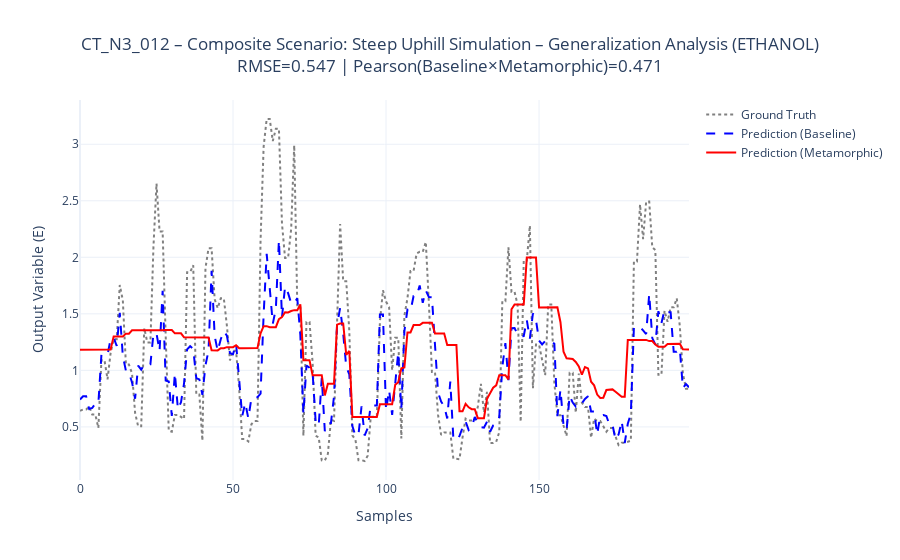
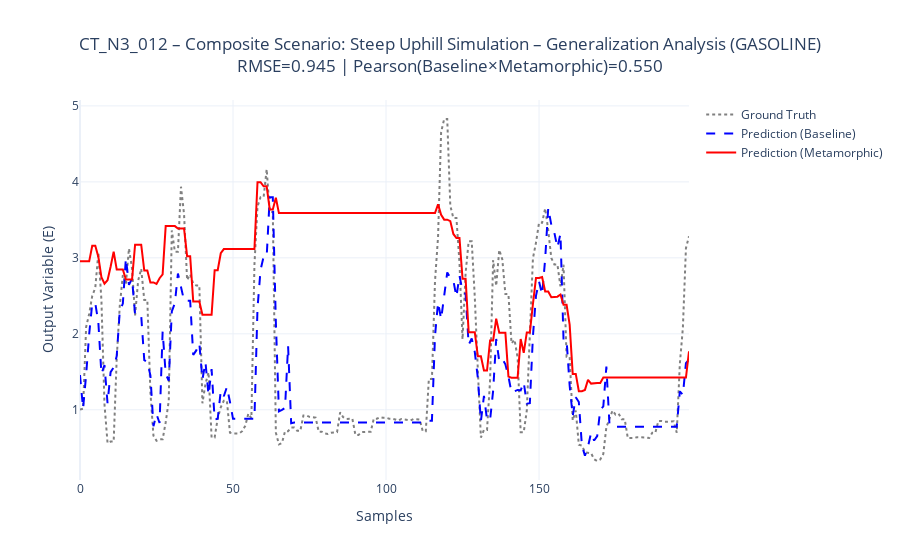
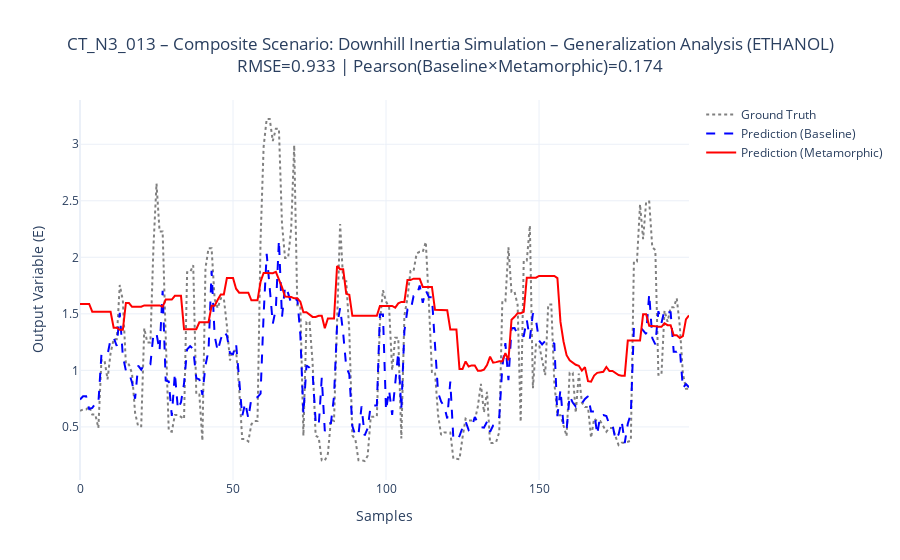
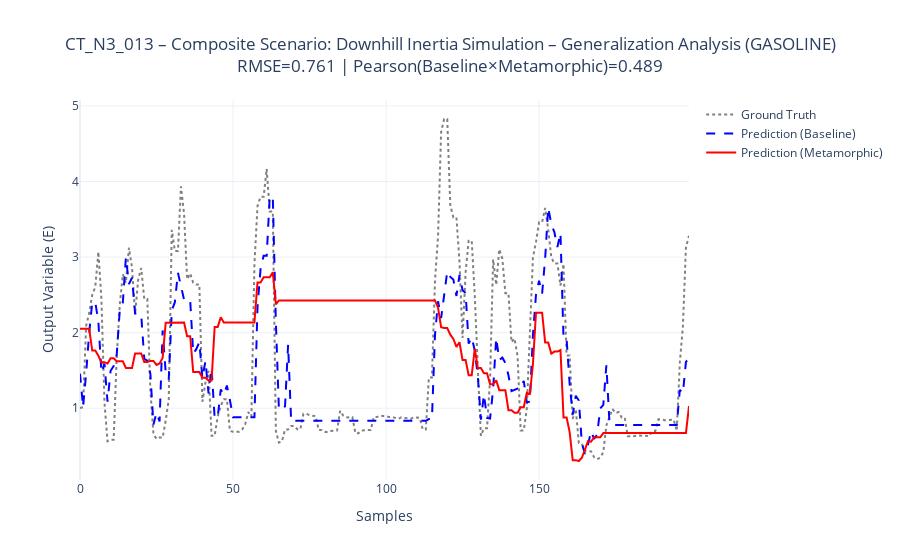

Write notebook code for charts like these, in order.
### Code cell
# ==============================================================================
# NOTEBOOK DE TESTES METAMÓRFICOS - NÍVEL 3: ANÁLISE DE GENERALIZAÇÃO
# ==============================================================================
# Objetivo: Avaliar a capacidade do modelo de fornecer saídas coerentes e
# fisicamente plausíveis sob condições dinâmicas e sequências de eventos complexos.
# ------------------------------------------------------------------------------

# 📦 Imports
import pandas as pd
import numpy as np
import joblib
import plotly.graph_objects as go
from sklearn.metrics import mean_squared_error
from scipy.stats import pearsonr
from pathlib import Path
from IPython.display import display

# ------------------------------------------------------------------------------
# 📁 ETAPA 1: SETUP DO AMBIENTE DE TESTE
# ------------------------------------------------------------------------------

try:
    ethanol_path = Path(r"C:/Users/Paulo Eduardo/Documents/Dissertação/ModelosML/Conect2ai/MDPI2023-pollution/data/[Etanol] Trajeto Casa-Escola-UFRN/trackLog-2023-Feb-13_06-38-49_seg.csv")
    gasoline_path = Path(r"C:/Users/Paulo Eduardo/Documents/Dissertação/ModelosML/Conect2ai/MDPI2023-pollution/data/[Gasolina] Trajeto Casa-Escola-UFRN/trackLog-2022-Dec-01_06-43-57_qui.csv")
    df_ethanol = pd.read_csv(ethanol_path)
    df_gasoline = pd.read_csv(gasoline_path)
    print("Arquivos de dados carregados com sucesso.")
except FileNotFoundError as e:
    print(f"ERRO: Arquivos de dados não encontrados. {e}")
    raise

def preparar_dados(df):
    df_copy = df.copy()
    df_copy.columns = df_copy.columns.str.strip()
    col_map = {
        'Speed (OBD)(km/h)': 'Speed(OBD)(km/h)',
        'Latitude ': 'Latitude',
        'Longitude ': 'Longitude'
    }
    df_copy.rename(columns={k: v for k, v in col_map.items() if k in df_copy.columns}, inplace=True)

    if "Speed(OBD)(km/h)" in df_copy.columns:
        speeds = df_copy["Speed(OBD)(km/h)"].fillna(0).values * 1000 / 3600
        df_copy["Acceleration"] = np.diff(speeds, prepend=speeds[0])

    return df_copy

df_ethanol = preparar_dados(df_ethanol)
df_gasoline = preparar_dados(df_gasoline)

# ------------------------------------------------------------------------------
# 🤖 Carregar modelos
# ------------------------------------------------------------------------------

try:
    modelos = {
        "ethanol": {
            "afr": joblib.load(Path(r"C:/Users/Paulo Eduardo/Documents/Dissertação/ModelosML/Conect2ai/MDPI2023-pollution/models/LGBMRegressor_ethanol_afr.pkl")),
            "maf": joblib.load(Path(r"C:/Users/Paulo Eduardo/Documents/Dissertação/ModelosML/Conect2ai/MDPI2023-pollution/models/XGBRegressor_ethanol_maf.pkl"))
        },
        "gasoline": {
            "afr": joblib.load(Path(r"C:/Users/Paulo Eduardo/Documents/Dissertação/ModelosML/Conect2ai/MDPI2023-pollution/models/LGBMRegressor_gasoline_afr.pkl")),
            "maf": joblib.load(Path(r"C:/Users/Paulo Eduardo/Documents/Dissertação/ModelosML/Conect2ai/MDPI2023-pollution/models/XGBRegressor_gasoline_maf.pkl"))
        }
    }
    print("Modelos de IA carregados com sucesso.")
except FileNotFoundError as e:
    print(f"ERRO: Arquivos de modelo não encontrados. {e}")
    raise

# ------------------------------------------------------------------------------
# 🔧 ETAPA 2: FUNÇÕES DE SUPORTE
# ------------------------------------------------------------------------------

def compute_co2(afr, maf, fuel_type):
    afr = np.array(afr)
    maf = np.array(maf)
    carbon_fraction = {"ethanol": 0.5217, "gasoline": 0.8571}
    c_fraction = carbon_fraction.get(fuel_type)
    fuel_rate = np.divide(maf, afr, out=np.zeros_like(maf, dtype=float), where=afr != 0)
    return fuel_rate * c_fraction * (44.0 / 12.0)

def encontrar_coluna(df, alternativas):
    df.columns = df.columns.str.strip()
    for alt in alternativas:
        if alt in df.columns:
            return df[alt]
    return None

def pearson_safe(x, y):
    x = np.asarray(x)
    y = np.asarray(y)
    mask = ~np.isnan(x) & ~np.isnan(y)
    if mask.sum() < 2:
        return np.nan
    try:
        return pearsonr(x[mask], y[mask])[0]
    except Exception:
        return np.nan

# ------------------------------------------------------------------------------
# 🔬 FUNÇÃO PRINCIPAL (COM PEARSON)
# ------------------------------------------------------------------------------

def executar_teste_plotly(
    df_original,
    df_modificado,
    modelo_afr,
    modelo_maf,
    fuel,
    nome_mr,
    co2_real=None
):
    features = ["Latitude", "Longitude", "Speed(OBD)(km/h)", "Acceleration"]

    for f in features:
        if f not in df_original.columns:
            df_original[f] = 0
        if f not in df_modificado.columns:
            df_modificado[f] = 0

    # ------------------------------------------------------------------
    # Predictions
    # ------------------------------------------------------------------
    co2_baseline = compute_co2(
        modelo_afr.predict(df_original[features]),
        modelo_maf.predict(df_original[features]),
        fuel
    )

    co2_metamorphic = compute_co2(
        modelo_afr.predict(df_modificado[features]),
        modelo_maf.predict(df_modificado[features]),
        fuel
    )

    # ------------------------------------------------------------------
    # Metrics
    # ------------------------------------------------------------------
    rmse = mean_squared_error(co2_baseline, co2_metamorphic, squared=False)
    pearson_baseline = pearson_safe(co2_baseline, co2_metamorphic)
    pearson_gt = (
        pearson_safe(co2_real, co2_metamorphic)
        if co2_real is not None else np.nan
    )

    # ------------------------------------------------------------------
    # Log
    # ------------------------------------------------------------------
    print("\n" + "=" * 80)
    print(f"🔁 {nome_mr} ({fuel.upper()})")
    print("Metamorphic Test – Level 3 (Generalization)")
    print(f"RMSE Baseline × Metamorphic = {rmse:.4f}")
    print(f"Pearson Baseline × Metamorphic = {pearson_baseline:.3f}")
    print(f"Pearson Ground Truth × Metamorphic = {pearson_gt:.3f}")
    print("=" * 80)

    # ------------------------------------------------------------------
    # Table (inspection)
    # ------------------------------------------------------------------
    tabela = pd.concat(
        [
            df_original[features].iloc[:10].add_suffix("_Baseline"),
            pd.DataFrame({"→": ["→"] * 10}),
            df_modificado[features].iloc[:10].add_suffix("_Metamorphic"),
            pd.DataFrame({
                "CO2_GroundTruth": co2_real[:10] if co2_real is not None else "N/A",
                "CO2_Pred_Baseline": co2_baseline[:10],
                "CO2_Pred_Metamorphic": co2_metamorphic[:10]
            })
        ],
        axis=1
    ).fillna("N/A")

    display(
        tabela.style.set_caption(
            f"Data comparison – {nome_mr} ({fuel.upper()})"
        )
    )

    # ------------------------------------------------------------------
    # Plot
    # ------------------------------------------------------------------
    fig = go.Figure()

    if co2_real is not None:
        fig.add_trace(go.Scatter(
            y=co2_real[:200],
            name="Ground Truth",
            line=dict(dash="dot", color="gray")
        ))

    fig.add_trace(go.Scatter(
        y=co2_baseline[:200],
        name="Prediction (Baseline)",
        line=dict(dash="dash", color="blue")
    ))

    fig.add_trace(go.Scatter(
        y=co2_metamorphic[:200],
        name="Prediction (Metamorphic)",
        line=dict(color="red")
    ))

    fig.update_layout(
        title=dict(
            text=(
                f"{nome_mr} – Generalization Analysis ({fuel.upper()})<br>"
                f"RMSE={rmse:.3f} | "
                f"Pearson(Baseline×Metamorphic)={pearson_baseline:.3f}"
            ),
            x=0.5
        ),
        xaxis_title="Samples",
        yaxis_title="Output Variable (E)",
        template="plotly_white"
    )

    fig.show()


# ==============================================================================
# 🔁 ETAPA 3: CASOS DE TESTE METAMÓRFICOS - NÍVEL 3
# ==============================================================================

testes_metamorficos_n3 = {
    "CT_3A_001 – Composite Scenario: Steep Uphill Simulation": lambda df: df.copy().assign(
        **{"Speed(OBD)(km/h)": 40.0, "Acceleration": 1.5}
    ),

    "CT_3B_001 – Composite Scenario: Downhill Inertia Simulation": lambda df: df.copy().assign(
        **{"Speed(OBD)(km/h)": 80.0, "Acceleration": -0.5}
    ),

    "CT_3C_001 – Composite Scenario: Hard Braking (Fuel Cut-Off)": lambda df: df.copy().assign(
        **{
            "Speed(OBD)(km/h)": (
                df["Speed(OBD)(km/h)"].shift(1, fill_value=80) - 5
            ).clip(lower=0),
            "Acceleration": -4.0
        }
    ),

    "CT_3D_001 – Composite Scenario: Constant Speed Cruise": lambda df: df.copy().assign(
        **{
            "Speed(OBD)(km/h)": 80.0,
            "Acceleration": 0.0
        }
    ),

    "CT_3E_001 – Composite Scenario: Sudden Stop After Cruise (t ≥ 50)": lambda df: (
        df.copy().assign(
            **{
                "Speed(OBD)(km/h)": df["Speed(OBD)(km/h)"].where(df.index < 50, 0.0),
                "Acceleration": df["Acceleration"].where(df.index < 50, 0.0)
            }
        )
    )
}




# ------------------------------------------------------------------------------
# 🧲 ETAPA 4: EXECUÇÃO DOS TESTES
# ------------------------------------------------------------------------------

print("=" * 80)
print("INICIANDO EXECUÇÃO DOS TESTES DE NÍVEL 3")
print("=" * 80)

afr_real_etanol = encontrar_coluna(df_ethanol, ["AirFuelRatio(Commanded)(:1)", "Air Fuel Ratio(Commanded)(:1)"])
maf_real_etanol = encontrar_coluna(df_ethanol, ["MassAirFlowRate(g/s)", "Mass Air Flow Rate(g/s)"])
co2_real_etanol = compute_co2(afr_real_etanol.values, maf_real_etanol.values, "ethanol") if afr_real_etanol is not None and maf_real_etanol is not None else None

afr_real_gasoline = encontrar_coluna(df_gasoline, ["AirFuelRatio(Commanded)(:1)", "Air Fuel Ratio(Commanded)(:1)"])
maf_real_gasoline = encontrar_coluna(df_gasoline, ["MassAirFlowRate(g/s)", "Mass Air Flow Rate(g/s)"])
co2_real_gasoline = compute_co2(afr_real_gasoline.values, maf_real_gasoline.values, "gasoline") if afr_real_gasoline is not None and maf_real_gasoline is not None else None

valores_reais = {"ethanol": co2_real_etanol, "gasoline": co2_real_gasoline}

for nome_mr, transformacao in testes_metamorficos_n3.items():
    for combustivel, df_original in [("ethanol", df_ethanol), ("gasoline", df_gasoline)]:
        df_modificado = transformacao(df_original.copy())
        executar_teste_plotly(
            df_original=df_original,
            df_modificado=df_modificado,
            modelo_afr=modelos[combustivel]["afr"],
            modelo_maf=modelos[combustivel]["maf"],
            fuel=combustivel,
            nome_mr=nome_mr,
            co2_real=valores_reais[combustivel]
        )

### Figure 1 — Plotly figure (JSON) as saved in the notebook; plotly's stock layout.template omitted (floating-point values rounded to 4 significant figures; data arrays with more than 128 entries replaced by an {"elided": "..."} marker saying what was removed)
{"data": [{"line": {"color": "gray", "dash": "dot"}, "name": "Ground Truth", "type": "scatter", "y": {"elided": "200 float values"}}, {"line": {"color": "blue", "dash": "dash"}, "name": "Prediction (Baseline)", "type": "scatter", "y": {"elided": "200 float values"}}, {"line": {"color": "red"}, "name": "Prediction (Metamorphic)", "type": "scatter", "y": {"elided": "200 float values"}}], "layout": {"title": {"text": "CT_N3_012 – Composite Scenario: Steep Uphill Simulation – Generalization Analysis (ETHANOL)<br>RMSE=0.547 | Pearson(Baseline×Metamorphic)=0.471", "x": 0.5}, "xaxis": {"title": {"text": "Samples"}}, "yaxis": {"title": {"text": "Output Variable (E)"}}}}

### Figure 2 — Plotly figure (JSON) as saved in the notebook; plotly's stock layout.template omitted (floating-point values rounded to 4 significant figures; data arrays with more than 128 entries replaced by an {"elided": "..."} marker saying what was removed)
{"data": [{"line": {"color": "gray", "dash": "dot"}, "name": "Ground Truth", "type": "scatter", "y": {"elided": "200 float values"}}, {"line": {"color": "blue", "dash": "dash"}, "name": "Prediction (Baseline)", "type": "scatter", "y": {"elided": "200 float values"}}, {"line": {"color": "red"}, "name": "Prediction (Metamorphic)", "type": "scatter", "y": {"elided": "200 float values"}}], "layout": {"title": {"text": "CT_N3_012 – Composite Scenario: Steep Uphill Simulation – Generalization Analysis (GASOLINE)<br>RMSE=0.945 | Pearson(Baseline×Metamorphic)=0.550", "x": 0.5}, "xaxis": {"title": {"text": "Samples"}}, "yaxis": {"title": {"text": "Output Variable (E)"}}}}

### Figure 3 — Plotly figure (JSON) as saved in the notebook; plotly's stock layout.template omitted (floating-point values rounded to 4 significant figures; data arrays with more than 128 entries replaced by an {"elided": "..."} marker saying what was removed)
{"data": [{"line": {"color": "gray", "dash": "dot"}, "name": "Ground Truth", "type": "scatter", "y": {"elided": "200 float values"}}, {"line": {"color": "blue", "dash": "dash"}, "name": "Prediction (Baseline)", "type": "scatter", "y": {"elided": "200 float values"}}, {"line": {"color": "red"}, "name": "Prediction (Metamorphic)", "type": "scatter", "y": {"elided": "200 float values"}}], "layout": {"title": {"text": "CT_N3_013 – Composite Scenario: Downhill Inertia Simulation – Generalization Analysis (ETHANOL)<br>RMSE=0.933 | Pearson(Baseline×Metamorphic)=0.174", "x": 0.5}, "xaxis": {"title": {"text": "Samples"}}, "yaxis": {"title": {"text": "Output Variable (E)"}}}}

### Figure 4 — Plotly figure (JSON) as saved in the notebook; plotly's stock layout.template omitted (floating-point values rounded to 4 significant figures; data arrays with more than 128 entries replaced by an {"elided": "..."} marker saying what was removed)
{"data": [{"line": {"color": "gray", "dash": "dot"}, "name": "Ground Truth", "type": "scatter", "y": {"elided": "200 float values"}}, {"line": {"color": "blue", "dash": "dash"}, "name": "Prediction (Baseline)", "type": "scatter", "y": {"elided": "200 float values"}}, {"line": {"color": "red"}, "name": "Prediction (Metamorphic)", "type": "scatter", "y": {"elided": "200 float values"}}], "layout": {"title": {"text": "CT_N3_013 – Composite Scenario: Downhill Inertia Simulation – Generalization Analysis (GASOLINE)<br>RMSE=0.761 | Pearson(Baseline×Metamorphic)=0.489", "x": 0.5}, "xaxis": {"title": {"text": "Samples"}}, "yaxis": {"title": {"text": "Output Variable (E)"}}}}
